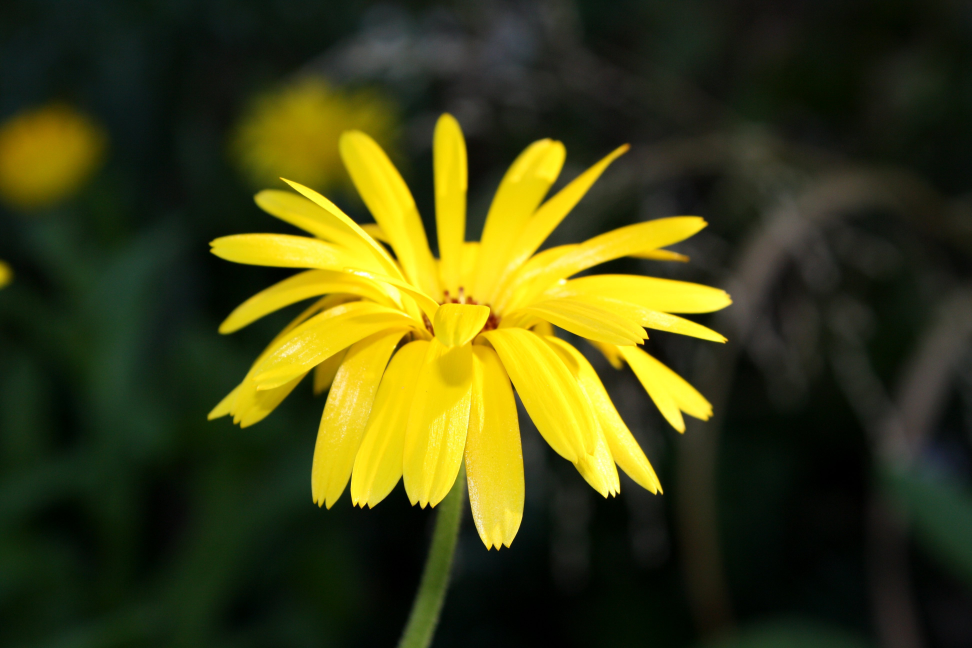
#> input picture 24-07-2020_ML_Task-1_Vedangi_Deshpande/yellow_flower.jpg, 3888 x 2592 px (shown at 1/4 size)
$ python hw.py
#> lines starting #> are read from the running program, lines starting #| are printed output that depends on the picture; after the words box and inside, x2 and y2 are one past the last pixel; in counts of white or black regions, pixels touching at a corner belong together
import cv2
import numpy as np

#original=cv2.imread(r"C:\Users\Prathmesh\Desktop\hah.jpg")
original = cv2.imread(r'yellow_flower.jpg')
#> original is the input picture: shape (2592, 3888, 3); mean B, G, R 19.8, 67.1, 65.7
original = cv2.resize(original,(640,400))
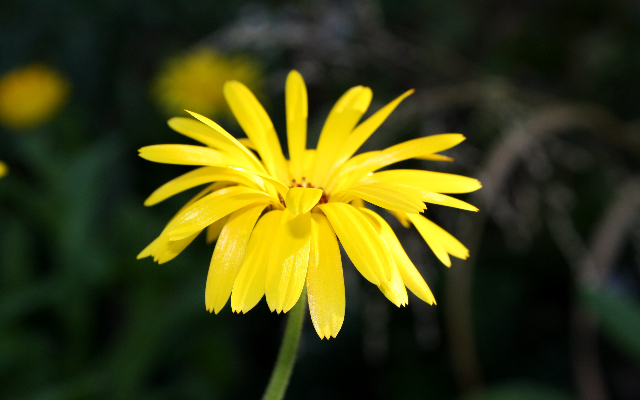
#> original: shape (400, 640, 3); mean B, G, R 19.7, 67, 65.6
bgrl= np.array([90,0,120], np.uint8)
bgrh=np.array([215,255,255],np.uint8)
mask= cv2.inRange(original,bgrl,bgrh)
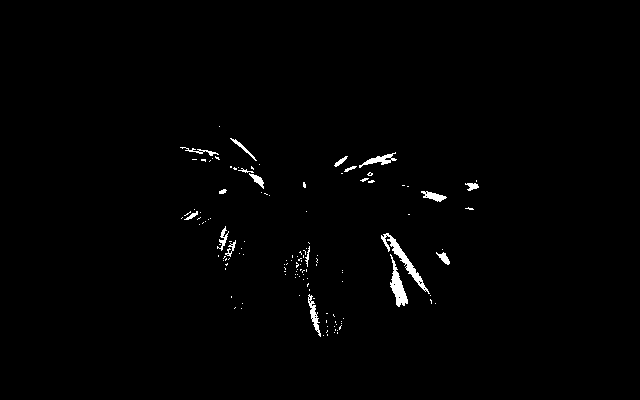
#> mask: shape (400, 640); 1% white; 132 white regions (114 under 20 px), largest, box (x1, y1, x2, y2) and area: (381, 233, 430, 294) 477, (390, 254, 408, 307) 392, (359, 152, 397, 168) 199
#kernel=  np.array(([3, 2, 6], [5,7,8],[2,4,8]), np.uint8)
kernel=  np.array(([1,1,1], [1,1,1],[1,1,1]), np.uint8)
blurred = cv2.filter2D(original, -1, kernel)
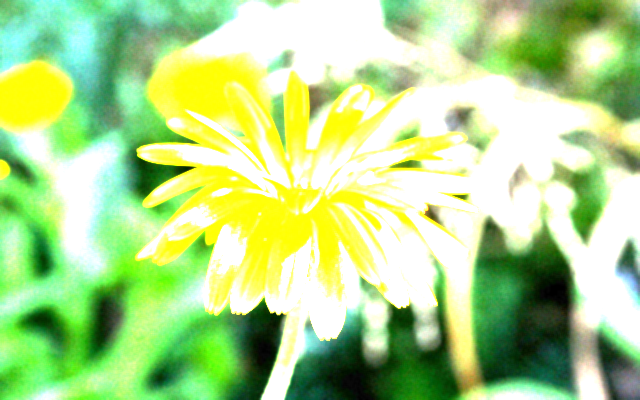
#> blurred: shape (400, 640, 3); mean B, G, R 139.6, 216, 177.5
avg =cv2.blur(original,(5,5))
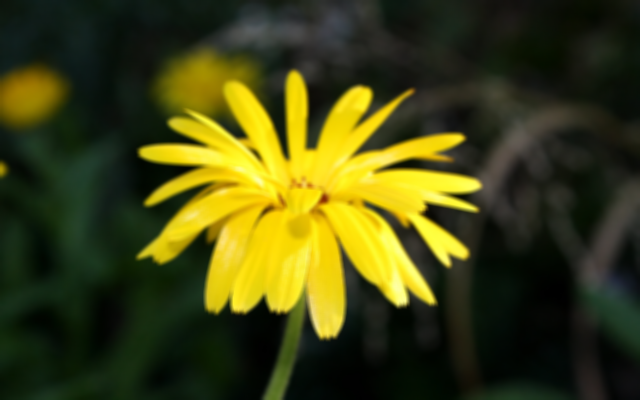
#> avg: shape (400, 640, 3); mean B, G, R 19.7, 67, 65.6
median = cv2.medianBlur(original,5)
bilateral = cv2.bilateralFilter(original,2,75,75)


#flowerpot=cv2.ellipse(bilateral,(256,256),(100,50),90,0,270,(170,45,0),-1)
flowerpot=cv2.ellipse(bilateral,(300,300),(50,100),90,-90,90,(0,255,255),thickness=5)
flowerpot=cv2.ellipse(flowerpot,(300,350),(50,100),90,135,-135,(51, 51, 255),-1)
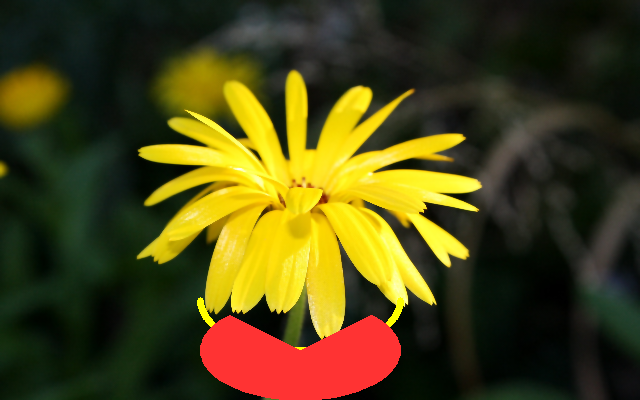
#> flowerpot: shape (400, 640, 3); mean B, G, R 21.7, 68.8, 77.3


# [6 lines of commented-out code are left out]
cv2.imshow("flowerpot",flowerpot)


cv2.waitKey(0)
cv2.destroyAllWindows()
